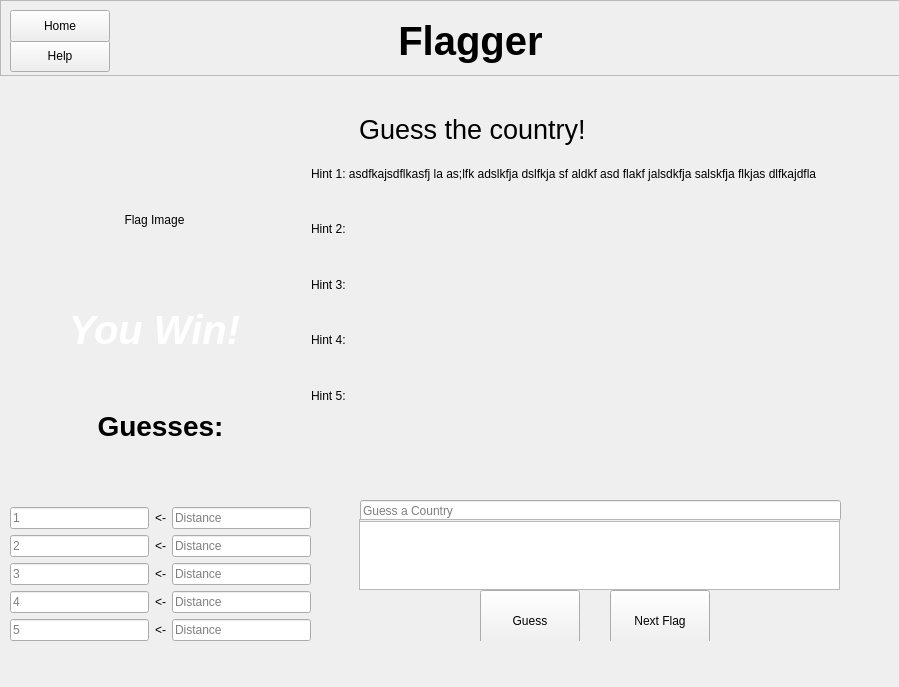
<?xml version="1.0" encoding="UTF-8"?>
<ui version="4.0">
 <class>GameWindow</class>
 <widget class="QWidget" name="GameWindow">
  <property name="geometry">
   <rect>
    <x>0</x>
    <y>0</y>
    <width>899</width>
    <height>687</height>
   </rect>
  </property>
  <property name="windowTitle">
   <string>Form</string>
  </property>
  <widget class="QFrame" name="frame">
   <property name="geometry">
    <rect>
     <x>0</x>
     <y>0</y>
     <width>900</width>
     <height>76</height>
    </rect>
   </property>
   <property name="frameShape">
    <enum>QFrame::StyledPanel</enum>
   </property>
   <property name="frameShadow">
    <enum>QFrame::Raised</enum>
   </property>
   <property name="lineWidth">
    <number>0</number>
   </property>
   <widget class="QLabel" name="gameNameLabel">
    <property name="geometry">
     <rect>
      <x>360</x>
      <y>10</y>
      <width>221</width>
      <height>61</height>
     </rect>
    </property>
    <property name="font">
     <font>
      <pointsize>30</pointsize>
      <bold>true</bold>
     </font>
    </property>
    <property name="text">
     <string>Flagger</string>
    </property>
    <property name="alignment">
     <set>Qt::AlignCenter</set>
    </property>
   </widget>
   <widget class="QPushButton" name="pushButton_2">
    <property name="geometry">
     <rect>
      <x>10</x>
      <y>40</y>
      <width>100</width>
      <height>32</height>
     </rect>
    </property>
    <property name="text">
     <string>Help</string>
    </property>
   </widget>
   <widget class="QPushButton" name="homeButton">
    <property name="geometry">
     <rect>
      <x>10</x>
      <y>10</y>
      <width>100</width>
      <height>32</height>
     </rect>
    </property>
    <property name="text">
     <string>Home</string>
    </property>
   </widget>
  </widget>
  <widget class="QFrame" name="frame_2">
   <property name="geometry">
    <rect>
     <x>-1</x>
     <y>79</y>
     <width>901</width>
     <height>351</height>
    </rect>
   </property>
   <property name="frameShape">
    <enum>QFrame::NoFrame</enum>
   </property>
   <property name="frameShadow">
    <enum>QFrame::Plain</enum>
   </property>
   <property name="lineWidth">
    <number>0</number>
   </property>
   <widget class="QLabel" name="flagImageLabel">
    <property name="geometry">
     <rect>
      <x>30</x>
      <y>70</y>
      <width>251</width>
      <height>141</height>
     </rect>
    </property>
    <property name="text">
     <string>Flag Image</string>
    </property>
    <property name="alignment">
     <set>Qt::AlignCenter</set>
    </property>
   </widget>
   <widget class="QLabel" name="topLabel">
    <property name="geometry">
     <rect>
      <x>360</x>
      <y>30</y>
      <width>231</width>
      <height>41</height>
     </rect>
    </property>
    <property name="font">
     <font>
      <pointsize>20</pointsize>
     </font>
    </property>
    <property name="text">
     <string>Guess the country!</string>
    </property>
   </widget>
   <widget class="QWidget" name="verticalLayoutWidget_2">
    <property name="geometry">
     <rect>
      <x>312</x>
      <y>70</y>
      <width>641</width>
      <height>271</height>
     </rect>
    </property>
    <layout class="QVBoxLayout" name="verticalLayout_2">
     <item>
      <widget class="QLabel" name="hintLabel1">
       <property name="text">
        <string>Hint 1: asdfkajsdflkasfj la as;lfk adslkfja dslfkja sf aldkf asd flakf jalsdkfja salskfja flkjas dlfkajdfla</string>
       </property>
      </widget>
     </item>
     <item>
      <widget class="QLabel" name="hintLabel2">
       <property name="text">
        <string>Hint 2:</string>
       </property>
      </widget>
     </item>
     <item>
      <widget class="QLabel" name="hintLabel3">
       <property name="text">
        <string>Hint 3:</string>
       </property>
      </widget>
     </item>
     <item>
      <widget class="QLabel" name="hintLabel4">
       <property name="text">
        <string>Hint 4:</string>
       </property>
      </widget>
     </item>
     <item>
      <widget class="QLabel" name="hintLabel5">
       <property name="text">
        <string>Hint 5: </string>
       </property>
      </widget>
     </item>
    </layout>
   </widget>
   <widget class="QLabel" name="winLabel">
    <property name="enabled">
     <bool>true</bool>
    </property>
    <property name="geometry">
     <rect>
      <x>70</x>
      <y>220</y>
      <width>171</width>
      <height>61</height>
     </rect>
    </property>
    <property name="font">
     <font>
      <pointsize>30</pointsize>
      <italic>true</italic>
      <bold>true</bold>
     </font>
    </property>
    <property name="styleSheet">
     <string notr="true">color: rgb(255, 255, 255)</string>
    </property>
    <property name="text">
     <string>You Win!</string>
    </property>
    <property name="alignment">
     <set>Qt::AlignCenter</set>
    </property>
   </widget>
   <zorder>winLabel</zorder>
   <zorder>flagImageLabel</zorder>
   <zorder>topLabel</zorder>
   <zorder>verticalLayoutWidget_2</zorder>
  </widget>
  <widget class="QFrame" name="frame_3">
   <property name="geometry">
    <rect>
     <x>-10</x>
     <y>350</y>
     <width>901</width>
     <height>291</height>
    </rect>
   </property>
   <property name="frameShape">
    <enum>QFrame::NoFrame</enum>
   </property>
   <property name="frameShadow">
    <enum>QFrame::Plain</enum>
   </property>
   <property name="lineWidth">
    <number>0</number>
   </property>
   <widget class="QWidget" name="verticalLayoutWidget">
    <property name="geometry">
     <rect>
      <x>20</x>
      <y>0</y>
      <width>301</width>
      <height>291</height>
     </rect>
    </property>
    <layout class="QVBoxLayout" name="verticalLayout">
     <item>
      <widget class="QLabel" name="label">
       <property name="font">
        <font>
         <pointsize>21</pointsize>
         <bold>true</bold>
        </font>
       </property>
       <property name="text">
        <string>Guesses:</string>
       </property>
       <property name="alignment">
        <set>Qt::AlignCenter</set>
       </property>
      </widget>
     </item>
     <item>
      <layout class="QHBoxLayout" name="horizontalLayout1">
       <item>
        <widget class="QLineEdit" name="guessLine1">
         <property name="text">
          <string/>
         </property>
         <property name="readOnly">
          <bool>true</bool>
         </property>
         <property name="placeholderText">
          <string>1</string>
         </property>
        </widget>
       </item>
       <item>
        <widget class="QLabel" name="arrowLabel1">
         <property name="text">
          <string>&lt;-</string>
         </property>
        </widget>
       </item>
       <item>
        <widget class="QLineEdit" name="distanceLine1">
         <property name="text">
          <string/>
         </property>
         <property name="readOnly">
          <bool>true</bool>
         </property>
         <property name="placeholderText">
          <string>Distance</string>
         </property>
        </widget>
       </item>
      </layout>
     </item>
     <item>
      <layout class="QHBoxLayout" name="horizontalLayout2">
       <item>
        <widget class="QLineEdit" name="guessLine2">
         <property name="text">
          <string/>
         </property>
         <property name="readOnly">
          <bool>true</bool>
         </property>
         <property name="placeholderText">
          <string>2</string>
         </property>
        </widget>
       </item>
       <item>
        <widget class="QLabel" name="arrowLabel2">
         <property name="text">
          <string>&lt;-</string>
         </property>
        </widget>
       </item>
       <item>
        <widget class="QLineEdit" name="distanceLine2">
         <property name="text">
          <string/>
         </property>
         <property name="readOnly">
          <bool>true</bool>
         </property>
         <property name="placeholderText">
          <string>Distance</string>
         </property>
        </widget>
       </item>
      </layout>
     </item>
     <item>
      <layout class="QHBoxLayout" name="horizontalLayout3">
       <item>
        <widget class="QLineEdit" name="guessLine3">
         <property name="text">
          <string/>
         </property>
         <property name="readOnly">
          <bool>true</bool>
         </property>
         <property name="placeholderText">
          <string>3</string>
         </property>
        </widget>
       </item>
       <item>
        <widget class="QLabel" name="arrowLabel3">
         <property name="text">
          <string>&lt;-</string>
         </property>
        </widget>
       </item>
       <item>
        <widget class="QLineEdit" name="distanceLine3">
         <property name="text">
          <string/>
         </property>
         <property name="readOnly">
          <bool>true</bool>
         </property>
         <property name="placeholderText">
          <string>Distance</string>
         </property>
        </widget>
       </item>
      </layout>
     </item>
     <item>
      <layout class="QHBoxLayout" name="horizontalLayout4">
       <item>
        <widget class="QLineEdit" name="guessLine4">
         <property name="text">
          <string/>
         </property>
         <property name="readOnly">
          <bool>true</bool>
         </property>
         <property name="placeholderText">
          <string>4</string>
         </property>
        </widget>
       </item>
       <item>
        <widget class="QLabel" name="arrowLabel4">
         <property name="text">
          <string>&lt;-</string>
         </property>
        </widget>
       </item>
       <item>
        <widget class="QLineEdit" name="distanceLine4">
         <property name="text">
          <string/>
         </property>
         <property name="readOnly">
          <bool>true</bool>
         </property>
         <property name="placeholderText">
          <string>Distance</string>
         </property>
        </widget>
       </item>
      </layout>
     </item>
     <item>
      <layout class="QHBoxLayout" name="horizontalLayout5">
       <item>
        <widget class="QLineEdit" name="guessLine5">
         <property name="text">
          <string/>
         </property>
         <property name="readOnly">
          <bool>true</bool>
         </property>
         <property name="placeholderText">
          <string>5</string>
         </property>
        </widget>
       </item>
       <item>
        <widget class="QLabel" name="arrowLabel5">
         <property name="text">
          <string>&lt;-</string>
         </property>
        </widget>
       </item>
       <item>
        <widget class="QLineEdit" name="distanceLine5">
         <property name="text">
          <string/>
         </property>
         <property name="readOnly">
          <bool>true</bool>
         </property>
         <property name="placeholderText">
          <string>Distance</string>
         </property>
        </widget>
       </item>
      </layout>
     </item>
    </layout>
   </widget>
   <widget class="QLineEdit" name="currentGuess">
    <property name="geometry">
     <rect>
      <x>370</x>
      <y>150</y>
      <width>481</width>
      <height>21</height>
     </rect>
    </property>
    <property name="text">
     <string/>
    </property>
    <property name="placeholderText">
     <string>Guess a Country</string>
    </property>
   </widget>
   <widget class="QPushButton" name="guessButton">
    <property name="geometry">
     <rect>
      <x>490</x>
      <y>240</y>
      <width>100</width>
      <height>61</height>
     </rect>
    </property>
    <property name="text">
     <string>Guess</string>
    </property>
   </widget>
   <widget class="QFrame" name="horizontalFrame">
    <property name="geometry">
     <rect>
      <x>320</x>
      <y>-10</y>
      <width>254</width>
      <height>141</height>
     </rect>
    </property>
    <layout class="QHBoxLayout" name="layoutNewGame">
     <property name="spacing">
      <number>50</number>
     </property>
    </layout>
   </widget>
   <widget class="QScrollArea" name="scrollArea">
    <property name="geometry">
     <rect>
      <x>369</x>
      <y>169</y>
      <width>481</width>
      <height>71</height>
     </rect>
    </property>
    <property name="widgetResizable">
     <bool>true</bool>
    </property>
    <widget class="QWidget" name="scrollAreaWidgetContents">
     <property name="geometry">
      <rect>
       <x>0</x>
       <y>0</y>
       <width>479</width>
       <height>69</height>
      </rect>
     </property>
     <widget class="QListWidget" name="suggList">
      <property name="geometry">
       <rect>
        <x>-5</x>
        <y>1</y>
        <width>491</width>
        <height>211</height>
       </rect>
      </property>
     </widget>
    </widget>
   </widget>
   <widget class="QPushButton" name="nextFlag">
    <property name="geometry">
     <rect>
      <x>620</x>
      <y>240</y>
      <width>100</width>
      <height>61</height>
     </rect>
    </property>
    <property name="text">
     <string>Next Flag</string>
    </property>
   </widget>
  </widget>
 </widget>
 <resources/>
 <connections/>
</ui>
